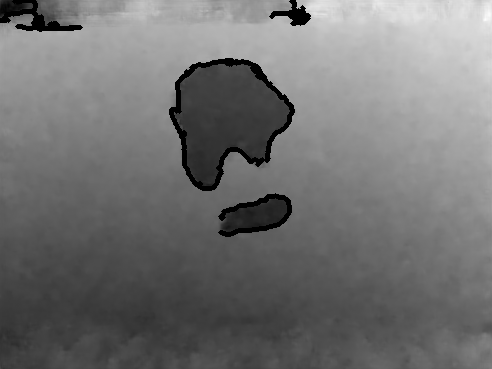
#> input picture Navigating the Unknown/SPyNet/1_contours.png, 492 x 369 px, found by its file name
$ python RoI_center.py
#> lines starting #> are read from the running program, lines starting #| are printed output that depends on the picture; after the words box and inside, x2 and y2 are one past the last pixel; in counts of white or black regions, pixels touching at a corner belong together
import cv2
import numpy as np

# Load the image
image_path = '/home/anuj/Desktop/spynet-pytorch-main/pytorch-spynet-master/1_contours.png'
image = cv2.imread(image_path)
#> image is the input picture: shape (369, 492, 3); min 0, max 252, mean 114.2

# Check if the image has been loaded correctly
if image is None:
    raise ValueError("Could not read the image.")

# Convert to grayscale
gray = cv2.cvtColor(image, cv2.COLOR_BGR2GRAY)

# Threshold the image to get a binary mask
# Assuming the contours are in black
_, binary_mask = cv2.threshold(gray, 15, 255, cv2.THRESH_BINARY_INV)
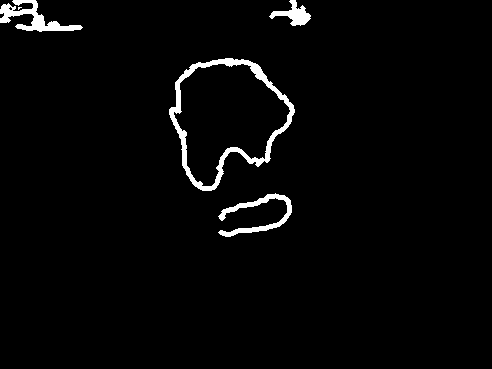
#> binary_mask: shape (369, 492); 2.5% white; 5 white regions (1 under 20 px)

# Find contours
contours, _ = cv2.findContours(binary_mask, cv2.RETR_EXTERNAL, cv2.CHAIN_APPROX_SIMPLE)
#> contours = 5 contours, 1 with area under 20; largest, box (x1, y1, x2, y2) and area: (169, 58, 295, 191) 10670, (0, 0, 83, 32) 808, (218, 193, 292, 237) 672, (269, 0, 311, 26) 399

# Find the largest contour by area
largest_contour = max(contours, key=cv2.contourArea)
#> largest_contour = contour of 196 points, box (x1, y1, x2, y2) (169, 58, 295, 191), area 10670

# Create a new black image of the same size
filled_largest_contour = np.zeros_like(gray)

# Fill the largest contour with white
cv2.drawContours(filled_largest_contour, [largest_contour], -1, 255, thickness=cv2.FILLED)
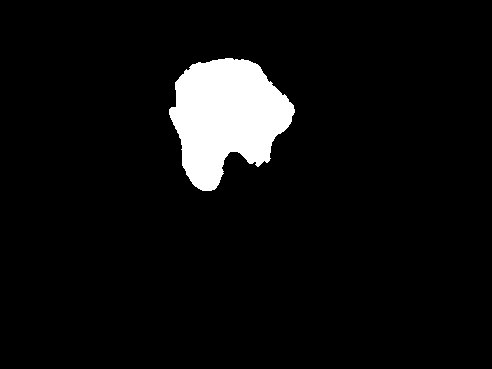
#> filled_largest_contour: shape (369, 492); 6% white; 1 white region, box (x1, y1, x2, y2) and area: (169, 58, 295, 191) 10872

# Calculate the moments of the largest contour
M = cv2.moments(largest_contour)
#> M = moments, m00 10670.5, centre m10/m00, m01/m00 = (226.1, 116.6)
if M["m00"] != 0:
    # Calculate centroid
    cX = int(M["m10"] / M["m00"])
#> cX = 226
    cY = int(M["m01"] / M["m00"])
#> cY = 116
else:
    # Set centroid to the center of the image
    cX, cY = int(width / 2), int(height / 2)

# Mark the centroid on the image
cv2.circle(image, (cX, cY), 5, (255, 0, 0), -1)  # Red dot
#> image: shape (369, 492, 3); 0.04% of pixels changed, all inside (x1, y1, x2, y2) = (221, 111, 232, 122)
print(cX,cY)
#| 226 116
# Save or display the image with the largest contour filled and centroid marked
filled_contours_path = image_path.replace('.png', '_filled_largest_contour_centroid.png')
cv2.imwrite(filled_contours_path, image)

# Optionally, display the image
cv2.imshow('Filled Largest Contour with Centroid', image)
cv2.waitKey(0)
cv2.destroyAllWindows()

$ run again, with Navigating the Unknown/SPyNet/d.png copied over Navigating the Unknown/SPyNet/1_contours.png
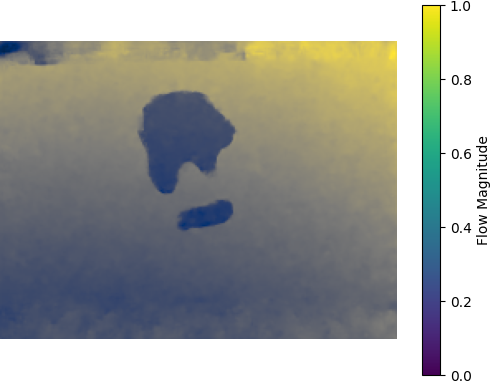
#> input picture Navigating the Unknown/SPyNet/d.png, 491 x 383 px, found by its file name
#> image is the input picture: shape (383, 491, 3); mean B, G, R 157.8, 162.4, 160.3
#> `_, binary_mask = cv2.threshold(gray, 15, 255, cv2.THRESH_BINARY_INV)`:
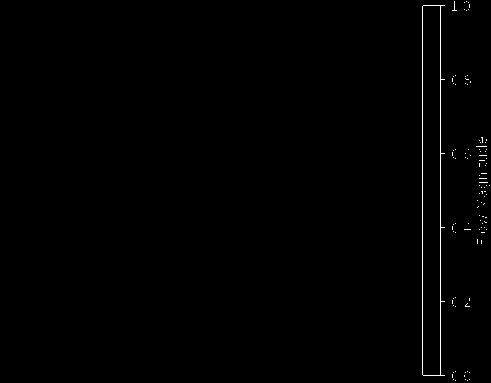
#> binary_mask: shape (383, 491); 0.54% white in thin lines or dots, all inside (x1, y1, x2, y2) = (422, 1, 490, 381)
#> contours = 103 contours, 102 with area under 20; largest, box (x1, y1, x2, y2) and area: (422, 5, 445, 376) 6664
#> largest_contour = contour of 30 points, box (x1, y1, x2, y2) (422, 5, 445, 376), area 6664
#> `cv2.drawContours(filled_largest_contour, [largest_contour], -1, 255, t..`:
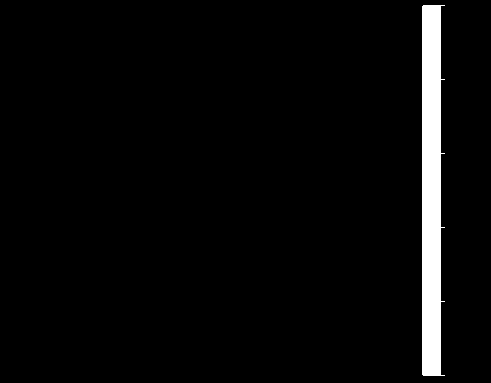
#> filled_largest_contour: shape (383, 491); 3.8% white; 1 white region, box (x1, y1, x2, y2) and area: (422, 5, 445, 376) 7071
#> M = moments, m00 6664, centre m10/m00, m01/m00 = (431, 190)
#> cX = 431
#> cY = 190
#> image: shape (383, 491, 3); 0.04% of pixels changed, all inside (x1, y1, x2, y2) = (426, 185, 437, 196)
#| 431 190
